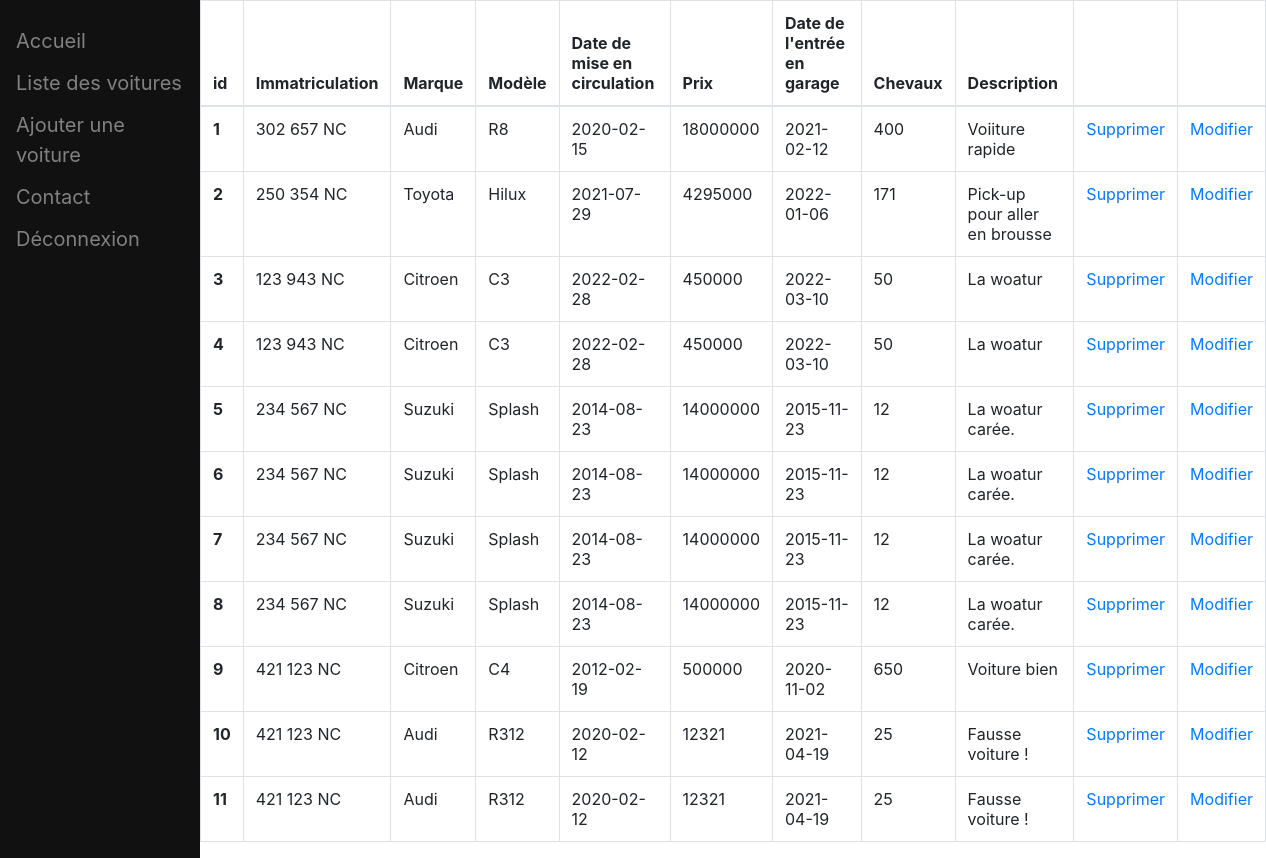
The app's page /admin-panel/home.php (signed in) with its own data.
### tables this page shows
CREATE TABLE IF NOT EXISTS `voiture` (
  `id` int(11) NOT NULL AUTO_INCREMENT,
  `immatriculation` varchar(30) NOT NULL,
  `marque` varchar(20) NOT NULL,
  `modele` varchar(20) NOT NULL,
  `dateMEC` date NOT NULL,
  `prix` varchar(255) NOT NULL,
  `dateEntreeGarage` date NOT NULL,
  `nbChevaux` varchar(10) NOT NULL,
  `description` varchar(255) NOT NULL,
  `dateAjout` datetime DEFAULT NULL,
  PRIMARY KEY (`id`)
);

### admin-panel/home.php (the view, shortened to what this page needs)
<?php
include("../dbConnexion.php");
if (isset($_SESSION['login'])) {
?>
<html>
<head>
    <link rel="stylesheet" href="../css/dashboard_style.css">
    <link rel="stylesheet" href="https://cdn.jsdelivr.net/npm/bootstrap@4.0.0/dist/css/bootstrap.min.css">
</head>
<body>
<?php
try {
        $req = $conn->prepare("select * from voiture");
        $req->execute();
        $resultat = $req->fetchAll(PDO::FETCH_ASSOC);
        ?>
<div style="margin-left:200px">
        <table class="table table-bordered">
            <thead>
                <tr>
                    <th scope="col">id</th>
                    <th scope="col">Immatriculation</th>
                    <th scope="col">Marque</th>
                    <th scope="col">Modèle</th>
                    <th scope="col">Date de mise en circulation</th>
                    <th scope="col">Prix</th>
                    <th scope="col">Date de l'entrée en garage</th>
                    <th scope="col">Chevaux</th>
                    <th scope="col">Description</th>
                    <th scope="col"></th>
					<th scope="col"></th>
                </tr>
            </thead>
            <tbody>
            <?php
                foreach ($resultat as $row) {
                    $id = $row['id'];
                    $imma = str_replace('_',' ',$row['immatriculation']);
                    $marque = $row['marque'];
                    $modele = $row['modele'];
                    $dateMEC = $row['dateMEC'];
                    $prix = $row['prix'];
                    $dateEntreeGarage = $row['dateEntreeGarage'];
                    $chevaux = $row['nbChevaux'];
                    $description = $row['description'];
                    echo("<tr>
                        <th scope='row'>$id</th>
                        <td>$imma</td>
                        <td>$marque</td>
                        <td>$modele</td>
                        <td>$dateMEC</td>
                        <td>$prix</td>
                        <td>$dateEntreeGarage</td>
                        <td>$chevaux</td>
                        <td>$description</td>");
						echo '<td><a href="#" onclick="confirmDelete('.$id.')">Supprimer</td>';
                        echo '<td><a href="modif-voiture.php?id='.$id.'">Modifier</td>';
						echo '</tr>';
                }
            ?>
            </tbody>
        </table>
        </div>
        <?php
} catch (Exception $e) {
    echo($e->getMessage());
}
?>
</body>
</html>
<?php
}
else {
	die(header("Location:admin-login.php?error=true&reason=session"));
}
?>

### css/dashboard_style.css (style rules this page uses)
.sidenav { height: 100%; width: 200px; position: fixed; z-index: 1; top: 0; left: 0; background-color: #111; overflow-x: hidden; padding-top: 20px; }
.sidenav a { padding: 6px 8px 6px 16px; text-decoration: none; font-size: 20px; color: #818181; display: block; }

### records on screen
voiture: id "1", immatriculation "302 657 NC", marque "Audi", modele "R8", dateMEC "2020-02-15", prix "18000000", dateEntreeGarage "2021-02-12", nbChevaux "400", description "Voiiture rapide"
voiture: id "2", immatriculation "250 354 NC", marque "Toyota", modele "Hilux", dateMEC "2021-07-29", prix "4295000", dateEntreeGarage "2022-01-06", nbChevaux "171", description "Pick-up pour aller en brousse"
voiture: id "3", immatriculation "123 943 NC", marque "Citroen", modele "C3", dateMEC "2022-02-28", prix "450000", dateEntreeGarage "2022-03-10", nbChevaux "50", description "La woatur"
voiture: id "4", immatriculation "123 943 NC", marque "Citroen", modele "C3", dateMEC "2022-02-28", prix "450000", dateEntreeGarage "2022-03-10", nbChevaux "50", description "La woatur"
voiture: id "5", immatriculation "234 567 NC", marque "Suzuki", modele "Splash", dateMEC "2014-08-23", prix "14000000", dateEntreeGarage "2015-11-23", nbChevaux "12", description "La woatur carée."
voiture: id "6", immatriculation "234 567 NC", marque "Suzuki", modele "Splash", dateMEC "2014-08-23", prix "14000000", dateEntreeGarage "2015-11-23", nbChevaux "12", description "La woatur carée."
voiture: id "7", immatriculation "234 567 NC", marque "Suzuki", modele "Splash", dateMEC "2014-08-23", prix "14000000", dateEntreeGarage "2015-11-23", nbChevaux "12", description "La woatur carée."
voiture: id "8", immatriculation "234 567 NC", marque "Suzuki", modele "Splash", dateMEC "2014-08-23", prix "14000000", dateEntreeGarage "2015-11-23", nbChevaux "12", description "La woatur carée."
voiture: id "9", immatriculation "421 123 NC", marque "Citroen", modele "C4", dateMEC "2012-02-19", prix "500000", dateEntreeGarage "2020-11-02", nbChevaux "650", description "Voiture bien"
voiture: id "10", immatriculation "421 123 NC", marque "Audi", modele "R312", dateMEC "2020-02-12", prix "12321", dateEntreeGarage "2021-04-19", nbChevaux "25", description "Fausse voiture !"
voiture: id "11", immatriculation "421 123 NC", marque "Audi", modele "R312", dateMEC "2020-02-12", prix "12321", dateEntreeGarage "2021-04-19", nbChevaux "25", description "Fausse voiture !"
